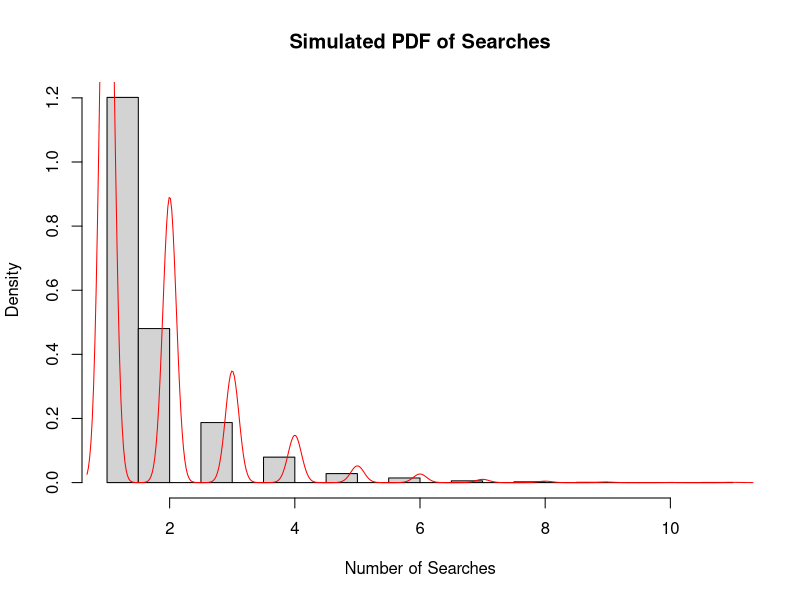

Reproduce this figure in R.
# Set the parameters
num_simulations <- 10000
p <- 0.6  # Probability that any site contains the key phrase

# Function to simulate search
simulate_search <- function(p) {
  searches <- 0
  success <- FALSE
  while (!success) {
    searches <- searches + 1
    if (runif(1) <= p) {
      success <- TRUE
    }
  }
  return(searches)
}

# Simulate searches
search_results <- replicate(num_simulations, simulate_search(p))

# Plot the simulated pdf
hist(search_results, breaks = 30, prob = TRUE, main = "Simulated PDF of Searches", xlab = "Number of Searches")
lines(density(search_results), col = "red")

# Calculate mean and variance of search results
mean_searches <- mean(search_results)
var_searches <- var(search_results)
cat("Mean number of searches:", mean_searches, "\n")
cat("Variance of number of searches:", var_searches, "\n")

# Simulated conditional distribution of searches when three searches have been carried out without success
failed_searches <- search_results[search_results > 3]
conditional_mean <- mean(failed_searches)
conditional_var <- var(failed_searches)
cat("Mean number of searches after 3 unsuccessful searches:", conditional_mean, "\n")
cat("Variance of number of searches after 3 unsuccessful searches:", conditional_var, "\n")

# Markov memoryless property estimates
# A. P(X=4|X>3) and P(X=1)
p_X4_given_Xgt3 <- sum(search_results == 4) / sum(search_results > 3)
p_X1 <- sum(search_results == 1) / num_simulations
cat("P(X=4|X>3):", p_X4_given_Xgt3, "\n")
cat("P(X=1):", p_X1, "\n")

# B. P(X=5|X>3) and P(X=2)
p_X5_given_Xgt3 <- sum(search_results == 5) / sum(search_results > 3)
p_X2 <- sum(search_results == 2) / num_simulations
cat("P(X=5|X>3):", p_X5_given_Xgt3, "\n")
cat("P(X=2):", p_X2, "\n")
